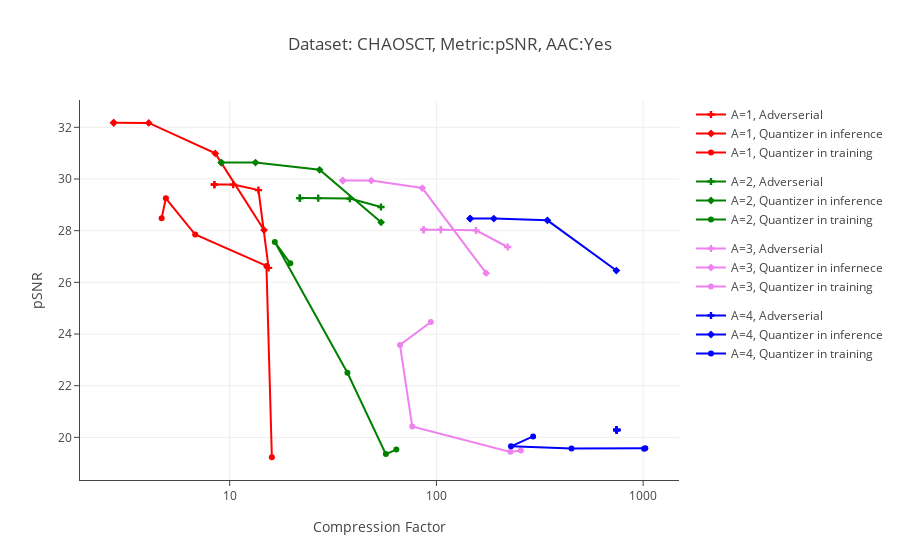

Write notebook code for a chart like this one.
### Code cell
#------------------------------------GENERATE GRAPH WITH MEAN POINTS------------------------------------------------

file_dict={}
var_dict={}

psnr,bpp=[],[]

trace1_main=[]
trace2_main=[]
trace3_main=[]


file_dict['Arch_1_1']=open('/home/rakshith/Desktop/CHAOSCT/adver/arch1_waac.json')
file_dict['Arch_1_2']=open('/home/rakshith/Desktop/CHAOSCT/normal/quaninf_arch1_waac.json')
file_dict['Arch_1_3']=open('/home/rakshith/Desktop/CHAOSCT/quantrain/quantrain_arch1_waac.json')
for count in range(1,4):

    
    with (file_dict['Arch_1_'+str(count)]) as json_file: 
        
        data = json.load(json_file)
        psnr,bpp=[],[]
        new_bpp=[]
#         mean_x,mean_y=[]

        for p in data:
            psnr.append(p['psnr'])
            bpp.append(p['bpp'])
            
        for row in bpp:

            row[:]=([16 / x for x in row])
            
            new_bpp.append(row[:])

        i=0
        mean_x,mean_y=[],[]
       
        while(i<len(psnr)):

            mean_y.append(statistics.mean(psnr[i]))
            mean_x.append(statistics.mean(new_bpp[i]))
            i=i+1
            
    trace1 = go.Scatter(
    x = mean_x,
    y = mean_y,
    marker={'symbol': 'cross', 'size': 6,'color':'red'},
    mode = 'lines+markers',
            line = dict(
    width = 2),
        legendgroup='Arch1',
    name = 'A=1, Adverserial')
    
    trace2 = go.Scatter(
    x = mean_x,
    y = mean_y,
    marker={'symbol': 'diamond', 'size': 6,'color':'red'},
    mode = 'lines+markers',
        line = dict(
    width = 2),
        legendgroup='Arch1',
    name = 'A=1, Quantizer in inference')
 
    trace3 = go.Scatter(
    x = mean_x,
    y = mean_y,
    marker={'symbol': 'circle', 'size': 6,'color':'red'},
    mode = 'lines+markers',
        line = dict(
    width = 2),
        legendgroup='Arch1',
    name = 'A=1, Quantizer in training')

    
    trace1_main.append(trace1)
    trace2_main.append(trace2)
    trace3_main.append(trace3)
    
file_dict['Arch_2_1']=open('/home/rakshith/Desktop/CHAOSCT/adver/arch2_waac.json')
file_dict['Arch_2_2']=open('/home/rakshith/Desktop/CHAOSCT/normal/quaninf_arch2_waac.json')
file_dict['Arch_2_3']=open('/home/rakshith/Desktop/CHAOSCT/quantrain/quantrain_arch2_waac.json')
for count in range(1,4):

    
    with (file_dict['Arch_2_'+str(count)]) as json_file: 
        
        data = json.load(json_file)
        psnr,bpp=[],[]
        new_bpp=[]
#         mean_x,mean_y=[]

        for p in data:
            psnr.append(p['psnr'])
            bpp.append(p['bpp'])
            
        for row in bpp:

            row[:]=([16 / x for x in row])
            
            new_bpp.append(row[:])

        i=0
        mean_x,mean_y=[],[]
       
        while(i<len(psnr)):
            mean_y.append(statistics.mean(psnr[i]))
            mean_x.append(statistics.mean(new_bpp[i]))
            i=i+1
            
    trace1 = go.Scatter(
    x = mean_x,
    y = mean_y,
    marker={'symbol': 'cross', 'size':6,'color':'green'},
    mode = 'lines+markers',
        line = dict(
    width = 2),
        legendgroup='Arch2',
    name = 'A=2, Adverserial'
  )
    
    trace2 = go.Scatter(
    x = mean_x,
    y = mean_y,
    marker={'symbol': 'diamond', 'size':6,'color':'green'},
        line = dict(
    width = 2),
    mode = 'lines+markers',
        legendgroup='Arch2',
    name = 'A=2, Quantizer in inference'
  )
 
    trace3 = go.Scatter(
    x = mean_x,
    y = mean_y,
    marker={'symbol': 'circle', 'size':6,'color':'green'},
    mode = 'lines+markers',
        line = dict(
    width = 2),
        legendgroup='Arch2',
    name = 'A=2, Quantizer in training')

    
    trace1_main.append(trace1)
    trace2_main.append(trace2)
    trace3_main.append(trace3)

                  

file_dict['Arch_3_1']=open('/home/rakshith/Desktop/CHAOSCT/adver/arch3_waac.json')
file_dict['Arch_3_2']=open('/home/rakshith/Desktop/CHAOSCT/normal/quaninf_arch3_waac.json')
file_dict['Arch_3_3']=open('/home/rakshith/Desktop/CHAOSCT/quantrain/quantrain_arch3_waac.json')
for count in range(1,4):

    
    with (file_dict['Arch_3_'+str(count)]) as json_file: 
        
        data = json.load(json_file)
        psnr,bpp=[],[]
        new_bpp=[]
#         mean_x,mean_y=[]

        for p in data:
            psnr.append(p['psnr'])
            bpp.append(p['bpp'])
            
        for row in bpp:

            row[:]=([16 / x for x in row])
            
            new_bpp.append(row[:])

        i=0
        mean_x,mean_y=[],[]
       
        while(i<len(psnr)):
            mean_y.append(statistics.mean(psnr[i]))
            mean_x.append(statistics.mean(new_bpp[i]))
            i=i+1
            
    trace1 = go.Scatter(
    x = mean_x,
    y = mean_y,
            line = dict(
    width = 2),
    marker={'symbol': 'cross', 'size': 6,'color':'violet'},
    mode = 'lines+markers',
        legendgroup='Arch3',
    name = 'A=3, Adverserial'
  )
    
    trace2 = go.Scatter(
    x = mean_x,
    y = mean_y,
    marker={'symbol': 'diamond', 'size': 6,'color':'violet'},
    mode = 'lines+markers',
            line = dict(
    width = 2),
        legendgroup='Arch3',
    name = 'A=3, Quantizer in infernece'
  )
 
    trace3 = go.Scatter(
    x = mean_x,
    y = mean_y,
    marker={'symbol': 'circle', 'size': 6,'color':'violet'},
    mode = 'lines+markers',
            line = dict(
    width = 2),
        legendgroup='Arch3',
    name = 'A=3, Quantizer in training')

    
    trace1_main.append(trace1)
    trace2_main.append(trace2)
    trace3_main.append(trace3)
    
file_dict['Arch_4_1']=open('/home/rakshith/Desktop/CHAOSCT/adver/arch4_waac.json')
file_dict['Arch_4_2']=open('/home/rakshith/Desktop/CHAOSCT/normal/quaninf_arch4_waac.json')
file_dict['Arch_4_3']=open('/home/rakshith/Desktop/CHAOSCT/quantrain/quantrain_arch4_waac.json')
for count in range(1,4):

    
    with (file_dict['Arch_4_'+str(count)]) as json_file: 
        
        data = json.load(json_file)
        psnr,bpp=[],[]
        new_bpp=[]
#         mean_x,mean_y=[]

        for p in data:
            psnr.append(p['psnr'])
            bpp.append(p['bpp'])
            
        for row in bpp:

            row[:]=([16 / x for x in row])
            
            new_bpp.append(row[:])

        i=0
        mean_x,mean_y=[],[]
       
        while(i<len(psnr)):
            mean_y.append(statistics.mean(psnr[i]))
            mean_x.append(statistics.mean(new_bpp[i]))
            i=i+1
            
    trace1 = go.Scatter(
    x = mean_x,
    y = mean_y,
    marker={'symbol': 'cross', 'size': 6,'color':'blue'},
    mode = 'lines+markers',
        line = dict(
    width = 2),
    legendgroup='Arch4',
    name = 'A=4, Adverserial'
  )
    
    trace2 = go.Scatter(
    x = mean_x,
    y = mean_y,
    marker={'symbol': 'diamond', 'size': 6,'color':'blue'},
    mode = 'lines+markers',
        line = dict(
    width = 2),
        legendgroup='Arch4',
    name = 'A=4, Quantizer in inference'
  )
 
    trace3 = go.Scatter(
    x = mean_x,
    y = mean_y,
    marker={'symbol': 'circle', 'size': 6,'color':'blue'},
    line = dict(
    width = 2),
    mode = 'lines+markers',
        legendgroup='Arch4',
    name = 'A=4, Quantizer in training')

    
    trace1_main.append(trace1)
    trace2_main.append(trace2)
    trace3_main.append(trace3)  
    
    
data=[trace1_main[0],trace2_main[1],trace3_main[2],trace1_main[3],trace2_main[4],trace3_main[5],trace1_main[6],trace2_main[7],trace3_main[8],trace1_main[9],trace2_main[10],trace3_main[11]]
layout = go.Layout(
    title='Dataset: CHAOSCT, Metric:pSNR, AAC:Yes',
xaxis=dict(
        title='Compression Factor',
        tickmode='linear',
        ticks='outside',

        showgrid=True,
        
        type='log',
        zeroline=True,
        showline=True,

        autorange=True
    ),
    yaxis=dict(
        title='pSNR',
        tickmode='linear',
        ticks='outside',
        tick0=0,
        zeroline=True,
        showline=True,
       
        dtick=2,

    )
)
fig = dict(data=data,layout=layout)
plotly.offline.iplot(fig, filename='Mean_graph')
 
        



    



pio.write_image(fig, 'images/CHAOSCT/Mean_Graph.png')

### Figure 1 — Plotly figure (JSON) as saved in the notebook; plotly's stock layout.template omitted (floating-point values rounded to 4 significant figures)
{"data": [{"legendgroup": "Arch1", "line": {"width": 2}, "marker": {"color": "red", "size": 6, "symbol": "cross"}, "mode": "lines+markers", "name": "A=1, Adverserial", "type": "scatter", "uid": "463c7ff8-3dcc-4fd7-9b36-496d27199450", "x": [8.432, 8.432, 10.41, 13.78, 15.43], "y": [29.78, 29.78, 29.78, 29.57, 26.56]}, {"legendgroup": "Arch1", "line": {"width": 2}, "marker": {"color": "red", "size": 6, "symbol": "diamond"}, "mode": "lines+markers", "name": "A=1, Quantizer in inference", "type": "scatter", "uid": "faf0e914-529d-4a04-9610-7ca33aa392e4", "x": [2.749, 2.749, 4.061, 8.521, 14.66], "y": [32.18, 32.18, 32.17, 30.99, 28.02]}, {"legendgroup": "Arch1", "line": {"width": 2}, "marker": {"color": "red", "size": 6, "symbol": "circle"}, "mode": "lines+markers", "name": "A=1, Quantizer in training", "type": "scatter", "uid": "1098fe73-44f6-4138-a638-7136b412419d", "x": [4.688, 4.913, 6.812, 15.06, 16], "y": [28.48, 29.25, 27.85, 26.63, 19.23]}, {"legendgroup": "Arch2", "line": {"width": 2}, "marker": {"color": "green", "size": 6, "symbol": "cross"}, "mode": "lines+markers", "name": "A=2, Adverserial", "type": "scatter", "uid": "5aa259be-ecbe-4428-9e1b-65ffd1816e13", "x": [21.86, 21.86, 26.81, 38.13, 53.94], "y": [29.26, 29.26, 29.26, 29.24, 28.92]}, {"legendgroup": "Arch2", "line": {"width": 2}, "marker": {"color": "green", "size": 6, "symbol": "diamond"}, "mode": "lines+markers", "name": "A=2, Quantizer in inference", "type": "scatter", "uid": "237b5e62-1c46-4ee1-8f1b-0b5f16da5b7e", "x": [9.116, 9.116, 13.33, 27.23, 54.02], "y": [30.63, 30.63, 30.63, 30.36, 28.32]}, {"legendgroup": "Arch2", "line": {"width": 2}, "marker": {"color": "green", "size": 6, "symbol": "circle"}, "mode": "lines+markers", "name": "A=2, Quantizer in training", "type": "scatter", "uid": "32659022-0124-470f-bc0e-e20578cb5b7c", "x": [19.64, 16.53, 37.12, 56.95, 64], "y": [26.74, 27.56, 22.5, 19.35, 19.53]}, {"legendgroup": "Arch3", "line": {"width": 2}, "marker": {"color": "violet", "size": 6, "symbol": "cross"}, "mode": "lines+markers", "name": "A=3, Adverserial", "type": "scatter", "uid": "443e7cbb-b06b-4cf0-bcfe-28e1534f5195", "x": [86.72, 86.72, 105.0, 155.4, 221.1], "y": [28.04, 28.04, 28.04, 28.01, 27.37]}, {"legendgroup": "Arch3", "line": {"width": 2}, "marker": {"color": "violet", "size": 6, "symbol": "diamond"}, "mode": "lines+markers", "name": "A=3, Quantizer in infernece", "type": "scatter", "uid": "7e6f4556-f2b5-41b7-8d95-e8d1034301f8", "x": [35.24, 35.24, 48.4, 85.41, 174.0], "y": [29.94, 29.94, 29.94, 29.65, 26.35]}, {"legendgroup": "Arch3", "line": {"width": 2}, "marker": {"color": "violet", "size": 6, "symbol": "circle"}, "mode": "lines+markers", "name": "A=3, Quantizer in training", "type": "scatter", "uid": "24fe7186-2e19-443d-a0af-47971e804de1", "x": [93.95, 66.65, 76.37, 228.0, 256], "y": [24.47, 23.58, 20.42, 19.44, 19.49]}, {"legendgroup": "Arch4", "line": {"width": 2}, "marker": {"color": "blue", "size": 6, "symbol": "cross"}, "mode": "lines+markers", "name": "A=4, Adverserial", "type": "scatter", "uid": "9a930f19-174f-46ff-8abe-3d0bd9bafea9", "x": [744.7, 744.7, 744.7, 744.7, 744.7], "y": [20.29, 20.29, 20.29, 20.29, 20.29]}, {"legendgroup": "Arch4", "line": {"width": 2}, "marker": {"color": "blue", "size": 6, "symbol": "diamond"}, "mode": "lines+markers", "name": "A=4, Quantizer in inference", "type": "scatter", "uid": "efb6ab69-a692-40ee-baec-0ef3e618cf0d", "x": [145.6, 145.6, 189.6, 344.2, 741.8], "y": [28.47, 28.47, 28.47, 28.4, 26.46]}, {"legendgroup": "Arch4", "line": {"width": 2}, "marker": {"color": "blue", "size": 6, "symbol": "circle"}, "mode": "lines+markers", "name": "A=4, Quantizer in training", "type": "scatter", "uid": "b5f8311f-6318-4da6-b514-8d51e5881d9f", "x": [293.5, 229.5, 450.0, 1011.0, 1024], "y": [20.04, 19.65, 19.57, 19.55, 19.58]}], "layout": {"title": {"text": "Dataset: CHAOSCT, Metric:pSNR, AAC:Yes"}, "xaxis": {"autorange": true, "showgrid": true, "showline": true, "tickmode": "linear", "ticks": "outside", "title": {"text": "Compression Factor"}, "type": "log", "zeroline": true}, "yaxis": {"dtick": 2, "showline": true, "tick0": 0, "tickmode": "linear", "ticks": "outside", "title": {"text": "pSNR"}, "zeroline": true}}}
